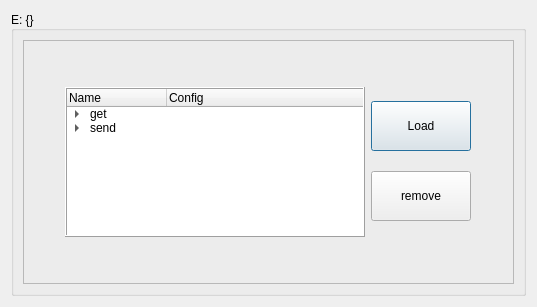
<?xml version="1.0" encoding="UTF-8"?>
<ui version="4.0">
 <class>entryView</class>
 <widget class="QDialog" name="entryView">
  <property name="geometry">
   <rect>
    <x>0</x>
    <y>0</y>
    <width>537</width>
    <height>307</height>
   </rect>
  </property>
  <property name="windowTitle">
   <string>Dialog</string>
  </property>
  <layout class="QGridLayout" name="gridLayout_2">
   <item row="0" column="0">
    <widget class="QGroupBox" name="groupBox">
     <property name="minimumSize">
      <size>
       <width>0</width>
       <height>250</height>
      </size>
     </property>
     <property name="font">
      <font>
       <pointsize>9</pointsize>
       <stylestrategy>PreferDefault</stylestrategy>
      </font>
     </property>
     <property name="title">
      <string>E: {}</string>
     </property>
     <property name="alignment">
      <set>Qt::AlignLeading|Qt::AlignLeft|Qt::AlignVCenter</set>
     </property>
     <property name="flat">
      <bool>false</bool>
     </property>
     <property name="checkable">
      <bool>false</bool>
     </property>
     <layout class="QGridLayout" name="gridLayout_6">
      <item row="0" column="0">
       <layout class="QGridLayout" name="gridLayout_5">
        <item row="0" column="0">
         <widget class="QFrame" name="frame">
          <property name="frameShape">
           <enum>QFrame::StyledPanel</enum>
          </property>
          <property name="frameShadow">
           <enum>QFrame::Raised</enum>
          </property>
          <layout class="QGridLayout" name="gridLayout_4">
           <item row="0" column="0">
            <layout class="QGridLayout" name="gridLayout">
             <item row="1" column="2">
              <layout class="QGridLayout" name="gridLayout_3">
               <item row="0" column="0">
                <widget class="QPushButton" name="load">
                 <property name="minimumSize">
                  <size>
                   <width>100</width>
                   <height>50</height>
                  </size>
                 </property>
                 <property name="maximumSize">
                  <size>
                   <width>100</width>
                   <height>50</height>
                  </size>
                 </property>
                 <property name="text">
                  <string>Load</string>
                 </property>
                </widget>
               </item>
               <item row="1" column="0">
                <widget class="QPushButton" name="remove">
                 <property name="minimumSize">
                  <size>
                   <width>100</width>
                   <height>50</height>
                  </size>
                 </property>
                 <property name="text">
                  <string>remove</string>
                 </property>
                </widget>
               </item>
              </layout>
             </item>
             <item row="1" column="0">
              <widget class="QTreeWidget" name="treeWidget">
               <property name="minimumSize">
                <size>
                 <width>300</width>
                 <height>150</height>
                </size>
               </property>
               <property name="maximumSize">
                <size>
                 <width>200</width>
                 <height>150</height>
                </size>
               </property>
               <property name="frameShape">
                <enum>QFrame::Box</enum>
               </property>
               <property name="frameShadow">
                <enum>QFrame::Raised</enum>
               </property>
               <property name="sizeAdjustPolicy">
                <enum>QAbstractScrollArea::AdjustToContents</enum>
               </property>
               <property name="dragEnabled">
                <bool>true</bool>
               </property>
               <property name="animated">
                <bool>true</bool>
               </property>
               <column>
                <property name="text">
                 <string>Name</string>
                </property>
               </column>
               <column>
                <property name="text">
                 <string>Config</string>
                </property>
               </column>
               <item>
                <property name="text">
                 <string>get</string>
                </property>
                <item>
                 <property name="text">
                  <string>host</string>
                 </property>
                </item>
                <item>
                 <property name="text">
                  <string>port</string>
                 </property>
                </item>
                <item>
                 <property name="text">
                  <string>user</string>
                 </property>
                </item>
                <item>
                 <property name="text">
                  <string>hostKey</string>
                 </property>
                </item>
                <item>
                 <property name="text">
                  <string>useHostKey</string>
                 </property>
                </item>
                <item>
                 <property name="text">
                  <string>sources</string>
                 </property>
                </item>
                <item>
                 <property name="text">
                  <string>destination</string>
                 </property>
                </item>
                <item>
                 <property name="text">
                  <string>remote_home</string>
                 </property>
                </item>
               </item>
               <item>
                <property name="text">
                 <string>send</string>
                </property>
                <item>
                 <property name="text">
                  <string>host</string>
                 </property>
                </item>
                <item>
                 <property name="text">
                  <string>port</string>
                 </property>
                </item>
                <item>
                 <property name="text">
                  <string>user</string>
                 </property>
                </item>
                <item>
                 <property name="text">
                  <string>hostKey</string>
                 </property>
                </item>
                <item>
                 <property name="text">
                  <string>useHostKey</string>
                 </property>
                </item>
                <item>
                 <property name="text">
                  <string>sources</string>
                 </property>
                </item>
                <item>
                 <property name="text">
                  <string>destination</string>
                 </property>
                </item>
                <item>
                 <property name="text">
                  <string>remote_home</string>
                 </property>
                </item>
               </item>
              </widget>
             </item>
            </layout>
           </item>
          </layout>
         </widget>
        </item>
       </layout>
      </item>
     </layout>
    </widget>
   </item>
  </layout>
 </widget>
 <resources/>
 <connections/>
</ui>
